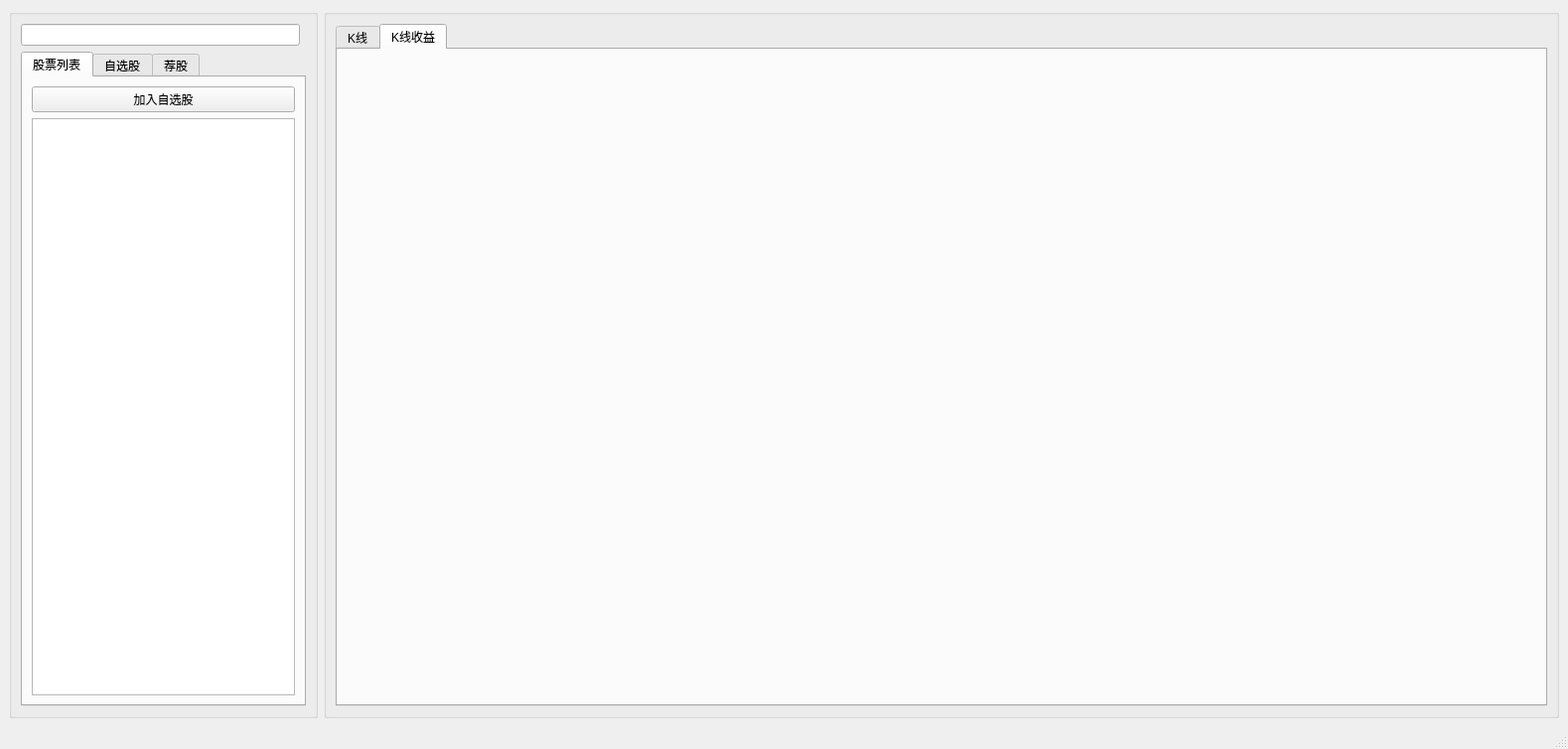
<?xml version="1.0" encoding="UTF-8"?>
<ui version="4.0">
 <class>MainWindow</class>
 <widget class="QMainWindow" name="MainWindow">
  <property name="geometry">
   <rect>
    <x>0</x>
    <y>0</y>
    <width>1579</width>
    <height>754</height>
   </rect>
  </property>
  <property name="windowTitle">
   <string>MainWindow</string>
  </property>
  <widget class="QWidget" name="centralwidget">
   <layout class="QGridLayout" name="gridLayout_4">
    <item row="0" column="0">
     <widget class="QGroupBox" name="groupBox">
      <property name="sizePolicy">
       <sizepolicy hsizetype="Maximum" vsizetype="Minimum">
        <horstretch>0</horstretch>
        <verstretch>0</verstretch>
       </sizepolicy>
      </property>
      <property name="minimumSize">
       <size>
        <width>311</width>
        <height>681</height>
       </size>
      </property>
      <property name="title">
       <string/>
      </property>
      <layout class="QGridLayout" name="gridLayout_2">
       <item row="0" column="0">
        <widget class="QLineEdit" name="custom_edit"/>
       </item>
       <item row="1" column="0" colspan="2">
        <widget class="QTabWidget" name="tabWidget">
         <property name="currentIndex">
          <number>0</number>
         </property>
         <widget class="QWidget" name="tab">
          <attribute name="title">
           <string>股票列表</string>
          </attribute>
          <layout class="QGridLayout" name="gridLayout">
           <item row="1" column="0">
            <widget class="QListWidget" name="listWidget">
             <property name="minimumSize">
              <size>
               <width>256</width>
               <height>552</height>
              </size>
             </property>
            </widget>
           </item>
           <item row="0" column="0">
            <widget class="QPushButton" name="pushButton">
             <property name="text">
              <string>加入自选股</string>
             </property>
            </widget>
           </item>
          </layout>
         </widget>
         <widget class="QWidget" name="tab_2">
          <attribute name="title">
           <string>自选股</string>
          </attribute>
          <layout class="QGridLayout" name="gridLayout_5">
           <item row="1" column="0">
            <widget class="QListWidget" name="listWidget_2">
             <property name="autoFillBackground">
              <bool>false</bool>
             </property>
            </widget>
           </item>
           <item row="0" column="0">
            <widget class="QPushButton" name="pushButton_2">
             <property name="text">
              <string>移除自选股</string>
             </property>
            </widget>
           </item>
          </layout>
         </widget>
         <widget class="QWidget" name="tab_5">
          <attribute name="title">
           <string>荐股</string>
          </attribute>
          <layout class="QGridLayout" name="gridLayout_6">
           <item row="1" column="0">
            <widget class="QTableView" name="tableView"/>
           </item>
           <item row="0" column="0">
            <widget class="QPushButton" name="pushButton_3">
             <property name="text">
              <string>荐股计算</string>
             </property>
            </widget>
           </item>
          </layout>
         </widget>
        </widget>
       </item>
      </layout>
     </widget>
    </item>
    <item row="0" column="1">
     <widget class="QGroupBox" name="groupBox_2">
      <property name="minimumSize">
       <size>
        <width>511</width>
        <height>631</height>
       </size>
      </property>
      <property name="title">
       <string/>
      </property>
      <layout class="QVBoxLayout" name="verticalLayout_3">
       <item>
        <widget class="QTabWidget" name="tabWidget_2">
         <property name="currentIndex">
          <number>1</number>
         </property>
         <widget class="QWidget" name="tab_3">
          <attribute name="title">
           <string>K线</string>
          </attribute>
          <layout class="QGridLayout" name="gridLayout_3">
           <item row="0" column="0">
            <layout class="QVBoxLayout" name="verticalLayout"/>
           </item>
          </layout>
         </widget>
         <widget class="QWidget" name="tab_4">
          <attribute name="title">
           <string>K线收益</string>
          </attribute>
          <layout class="QGridLayout" name="gridLayout_7">
           <item row="0" column="0">
            <layout class="QVBoxLayout" name="verticalLayout_2"/>
           </item>
          </layout>
         </widget>
        </widget>
       </item>
      </layout>
     </widget>
    </item>
   </layout>
  </widget>
  <widget class="QStatusBar" name="statusbar"/>
 </widget>
 <resources/>
 <connections/>
</ui>
